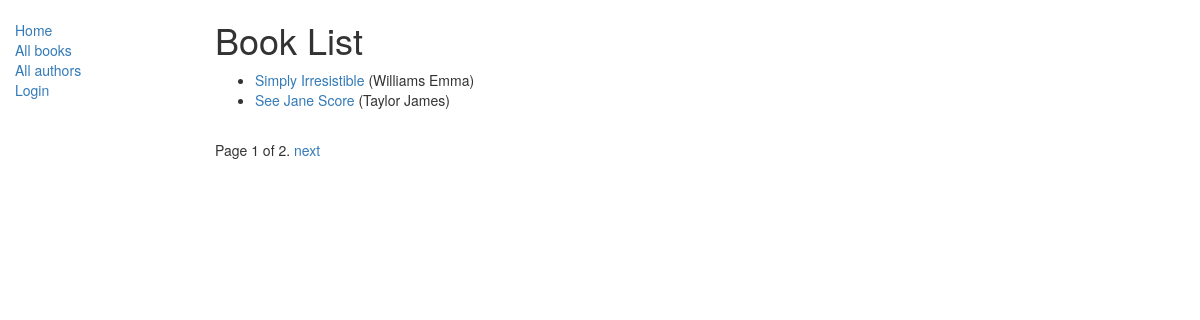
Page /catalog/books/ on the earlier database version.
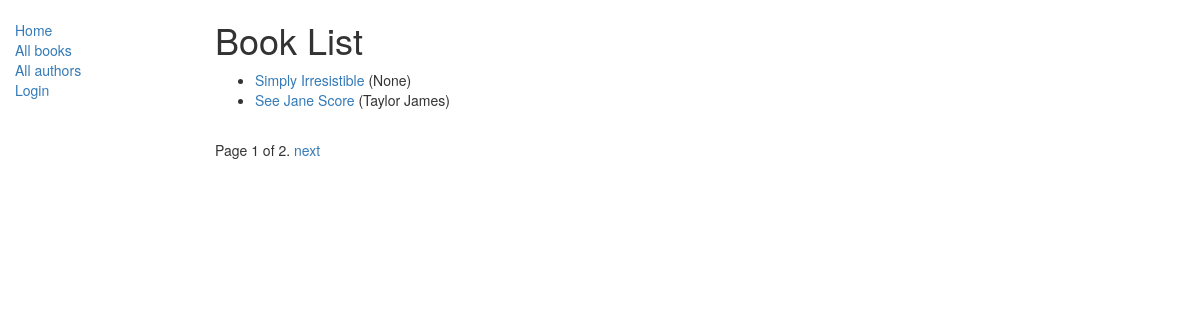
Same page on the later database version.
### catalog/models.py (models this page shows, shortened)
class Book(models.Model):
    title = models.CharField(max_length=200)
    author = models.ForeignKey("Author", on_delete=models.SET_NULL, null=True)
    summary = models.TextField(
        max_length=1000,
        help_text="Enter a brief description of the book"
    )
    isbn = models.CharField(
        "ISBN",
        max_length=13,
        help_text='13 Character <a href="https://www.isbn-international.org/content/what-isbn">ISBN number</a>'
    )
    genre = models.ManyToManyField(Genre, help_text="Select a genre for this book")
    language = models.ForeignKey('Language', on_delete=models.SET_NULL, null=True)
    def get_absolute_url(self):
        return reverse("book-detail", args=[str(self.id)])
    def display_genre(self):
        """
        Creates a string for the Genre. This is required to display genre in Admin.
        """
        return ', '.join([genre.name for genre in self.genre.all()[:3]])
    display_genre.short_description = 'Genre'

class Author(models.Model):
    first_name = models.CharField(max_length=100)
    last_name = models.CharField(max_length=100)
    date_of_birth = models.DateField(null=True, blank=True)
    date_of_death = models.DateField("Died", null=True, blank=True)
    def __str__(self):
        return f"{self.last_name} {self.first_name}"

### catalog/views.py (the view)
# urls.py: path('books/', views.BookListView.as_view(), name='books'),
class BookListView(generic.ListView):
    model = Book
    context_object_name = 'book_list'
    paginate_by = 2
    def get_context_data(self, **kwargs):
        context = super(BookListView, self).get_context_data(**kwargs)
        context['some_data'] = 'This is just some data'
        return context

### catalog/templates/catalog/book_list.html (shortened to what this page needs)
{% extends "base_generic.html" %}
{% block content %}
    <h1>Book List</h1>
    {% if book_list %}
    <ul>
      {% for book in book_list %}
      <li>
        <a href="{{ book.get_absolute_url }}">{{ book.title }}</a> ({{book.author}})
      </li>
      {% endfor %}
    </ul>
    {% else %}
      <p>В библиотеке книг нет.</p>
    {% endif %}
{% endblock %}

Differences in the rows shown:
changed Book "Simply Irresistible": author "Williams Emma" → "None"
